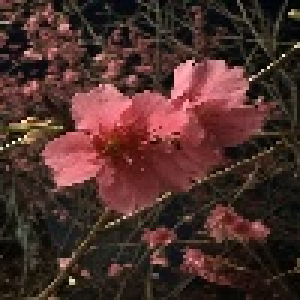
#> input picture reshaped_images/0001.jpg, 100 x 100 px (shown 3 times larger); its folder holds only this picture in this run
$ jupyter execute --allow-errors affine-transformations.ipynb
#> lines starting #> are read from the running program, lines starting #| are printed output that depends on the picture
**LOAD THE IMAGE DATASET**

**Import the required libraries**

[cell 1]
import os
import cv2
import numpy as np
from PIL import Image
import matplotlib.pyplot as plt
import random

**Load the dataset and display a sample image to confirm it's loaded correctly**

[cell 2]
dataset_path = '/Users/bevdeq/Desktop/dataset2' # Change if testing
#> (the rest of this cell did not finish here and is left out)

**RESHAPE IMAGES TO (100, 100, 3)**

**Function to Reshape Image**

[cell 3]
def reshape_image(image, size=(100, 100)):
    return cv2.resize(image, size)

**Loop through the dataset, reshape the images, and save them as JPEG files in a new directory**

[cell 4]
output_path = 'reshaped_images'
os.makedirs(output_path, exist_ok=True)

#> (the rest of this cell did not finish here and is left out)

[cell 5]
def add_black_patch(image, patch_size=(20, 20)):
    h, w, _ = image.shape
    x = random.randint(0, w - patch_size[0])
    y = random.randint(0, h - patch_size[1])
    image[y:y + patch_size[1], x:x + patch_size[0]] = (0, 0, 0)
    return image

[cell 6]
def shift_image(image, shift_x=10, shift_y=10):
    h, w = image.shape[:2]
    M = np.float32([[1, 0, shift_x], [0, 1, shift_y]])
    return cv2.warpAffine(image, M, (w, h))

[cell 7]
def rotate_image(image, angle):
    h, w = image.shape[:2]
    M = cv2.getRotationMatrix2D((w/2, h/2), angle, 1)
    return cv2.warpAffine(image, M, (w, h))

[cell 8]
def flip_image(image, mode):
    if mode == 'horizontal':
        return cv2.flip(image, 1)
    elif mode == 'vertical':
        return cv2.flip(image, 0)

[cell 9]
augmented_path = 'augmented_dataset'
os.makedirs(augmented_path, exist_ok=True)

[cell 10]
for file in os.listdir(output_path):
    img = cv2.imread(os.path.join(output_path, file))
#> img is the input picture: shape (100, 100, 3); mean B, G, R 43.3, 47.8, 76.9

    # Original image
    cv2.imwrite(os.path.join(augmented_path, file), img)

    # Augmented images
    cv2.imwrite(os.path.join(augmented_path, f'patch_{file}'), add_black_patch(img.copy()))
#> in add_black_patch, `image[y:y + patch_size[1], x:x + patch_size[0]] = (0, 0, 0)`:
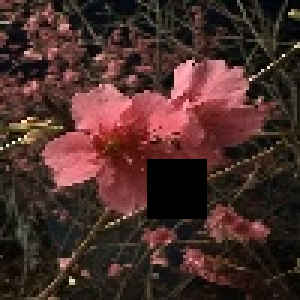
#> image: shape (100, 100, 3) (shown 3 times larger); mean of channels 0, 1, 2 41.6, 46, 73.6; drawn as B, G, R
    cv2.imwrite(os.path.join(augmented_path, f'shift_{file}'), shift_image(img.copy(), 20, 20))
#> in shift_image, `return cv2.warpAffine(image, M, (w, h))`:
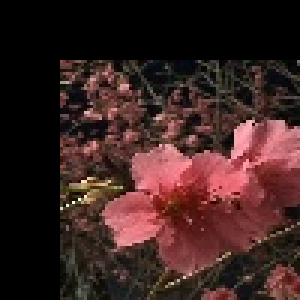
#> returned value: shape (100, 100, 3) (shown 3 times larger); mean of channels 0, 1, 2 33.1, 35.2, 60.1; drawn as B, G, R
    cv2.imwrite(os.path.join(augmented_path, f'rotate30_{file}'), rotate_image(img.copy(), 30))
#> in rotate_image, `return cv2.warpAffine(image, M, (w, h))`:
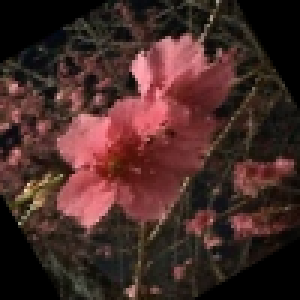
#> returned value: shape (100, 100, 3) (shown 3 times larger); mean of channels 0, 1, 2 39.1, 42.7, 70.3; drawn as B, G, R
    cv2.imwrite(os.path.join(augmented_path, f'rotate60_{file}'), rotate_image(img.copy(), 60))
#> call 2 of rotate_image, with angle = 60
#> in rotate_image (call 2), `return cv2.warpAffine(image, M, (w, h))`:
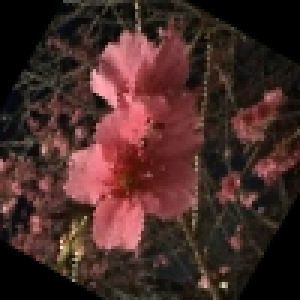
#> returned value: shape (100, 100, 3) (shown 3 times larger); mean of channels 0, 1, 2 39.2, 42.6, 70.4; drawn as B, G, R
    cv2.imwrite(os.path.join(augmented_path, f'flip_h_{file}'), flip_image(img.copy(), 'horizontal'))
#> in flip_image, `return cv2.flip(image, 1)`:
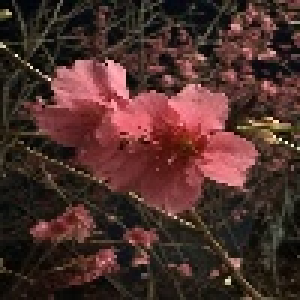
#> returned value: shape (100, 100, 3) (shown 3 times larger); mean of channels 0, 1, 2 43.3, 47.8, 76.9; drawn as B, G, R
    cv2.imwrite(os.path.join(augmented_path, f'flip_v_{file}'), flip_image(img.copy(), 'vertical'))
#> call 2 of flip_image, with mode = 'vertical'
#> in flip_image (call 2), `return cv2.flip(image, 0)`:
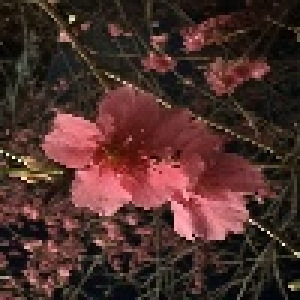
#> returned value: shape (100, 100, 3) (shown 3 times larger); mean of channels 0, 1, 2 43.3, 47.8, 76.9; drawn as B, G, R

$ run again, on reshaped_images/0008.jpg
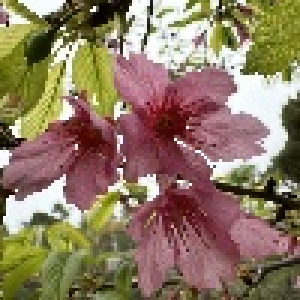
#> input picture reshaped_images/0008.jpg, 100 x 100 px (shown 3 times larger)
#> img is the input picture: shape (100, 100, 3); mean B, G, R 98.5, 121.8, 142
#> in flip_image, `return cv2.flip(image, 1)`:
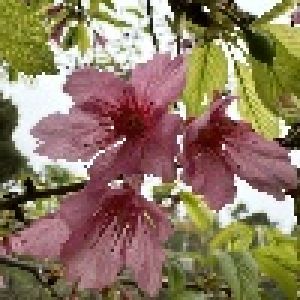
#> returned value: shape (100, 100, 3) (shown 3 times larger); mean of channels 0, 1, 2 98.5, 121.8, 142; drawn as B, G, R
#> in flip_image (call 2), `return cv2.flip(image, 0)`:
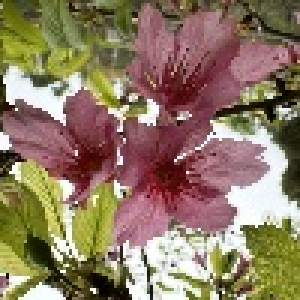
#> returned value: shape (100, 100, 3) (shown 3 times larger); mean of channels 0, 1, 2 98.5, 121.8, 142; drawn as B, G, R

$ run again, on reshaped_images/0009.jpg
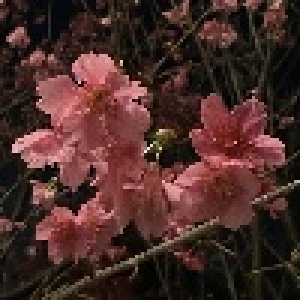
#> input picture reshaped_images/0009.jpg, 100 x 100 px (shown 3 times larger)
#> img is the input picture: shape (100, 100, 3); mean B, G, R 40.2, 44.2, 73.5
#> in flip_image, `return cv2.flip(image, 1)`:
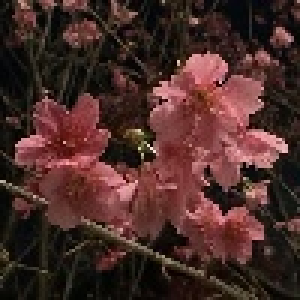
#> returned value: shape (100, 100, 3) (shown 3 times larger); mean of channels 0, 1, 2 40.2, 44.2, 73.5; drawn as B, G, R
#> in flip_image (call 2), `return cv2.flip(image, 0)`:
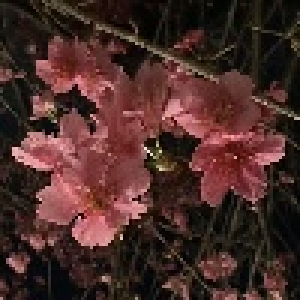
#> returned value: shape (100, 100, 3) (shown 3 times larger); mean of channels 0, 1, 2 40.2, 44.2, 73.5; drawn as B, G, R

$ run again, on reshaped_images/0010.jpg
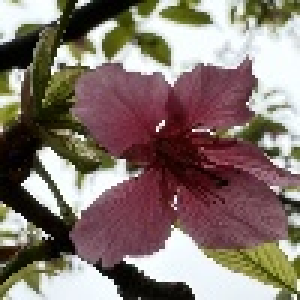
#> input picture reshaped_images/0010.jpg, 100 x 100 px (shown 3 times larger)
#> img is the input picture: shape (100, 100, 3); mean B, G, R 110.5, 117.6, 133.2
#> in flip_image, `return cv2.flip(image, 1)`:
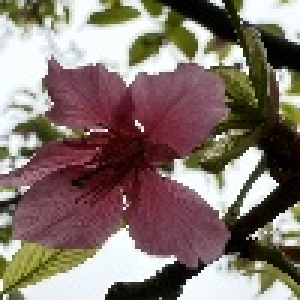
#> returned value: shape (100, 100, 3) (shown 3 times larger); mean of channels 0, 1, 2 110.5, 117.6, 133.2; drawn as B, G, R
#> in flip_image (call 2), `return cv2.flip(image, 0)`:
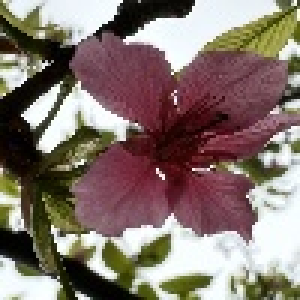
#> returned value: shape (100, 100, 3) (shown 3 times larger); mean of channels 0, 1, 2 110.5, 117.6, 133.2; drawn as B, G, R
